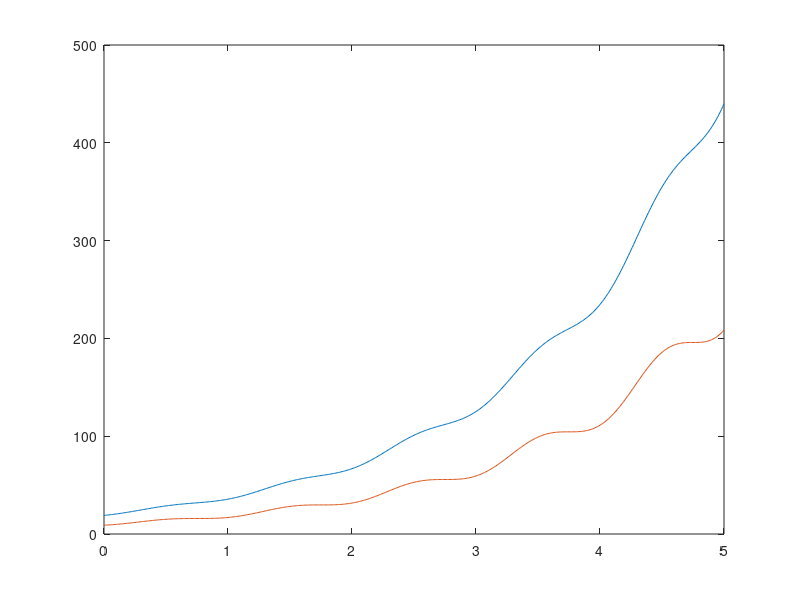

The MATLAB script that drew this image:
%This is the integrate and fire model

s0 = 2;
sm = 1;
g = .1;
vt = 10;


a = 2*pi;
t = [0:.01:5];
f = s0/g + sm*(g*sin(a*t) - cos(a*t))/(g^2+1);

g1 = exp(a*g*t).*f;
g2 = exp(a*g*t).*(f-vt);

plot(t,g1,t,g2)
